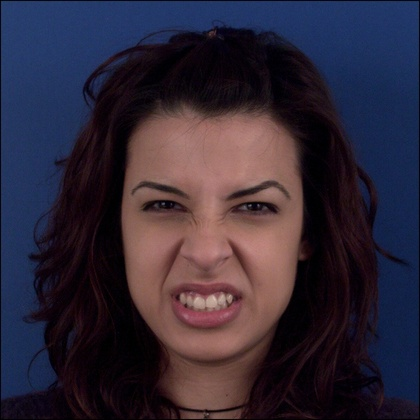
%> input picture face.jpg, 420 x 420 px, shrunk from 896 x 896 before the run
$ octave main.m   (GNU Octave 9; MATLAB toolbox functions it lacks are replaced by stand-ins)
%> lines starting %> are read from the running program, lines starting %| are printed output that depends on the picture; in (x1, y1, x2, y2) boxes, pixels count from 0 and x2, y2 are one past the last pixel; in counts of white or black regions, pixels touching at a corner belong together; the program's own positions count from 1
detector = vision.CascadeObjectDetector();
I=imread('face.jpg');
%> I is the input picture: size 420x420x3 uint8; mean R, G, B 49.3, 40.8, 56
bboxes = step(detector,I);
%> bboxes = [92 117 235 235]
%figure, imshow(I), title('Detected Face');
rectangle('Position',bboxes(1,:),'LineWidth',2,'EdgeColor',[1 1 0]); hold on;
%> after `rectangle('Position',bboxes(1,:),'LineWidth',2,'EdgeColor',[1 1 0])`:
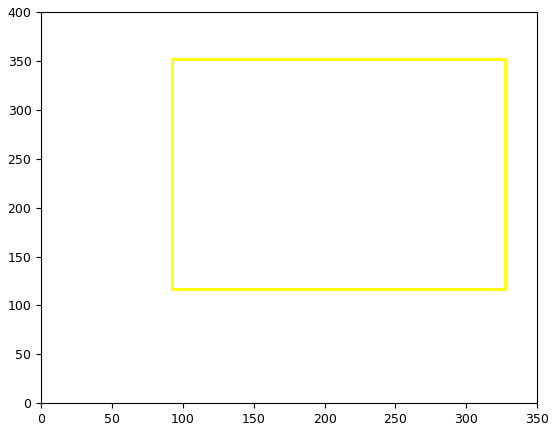
%> figure redrawn from the program's plot data

I2=imcrop(I,bboxes);
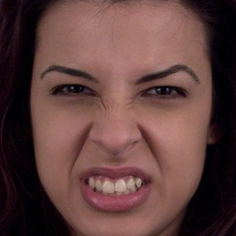
%> I2: size 236x236x3 uint8; mean R, G, B 96.4, 65.4, 62.1
%figure, imshow(I2);

redA = I2(:,:,1);   % Extract red layer
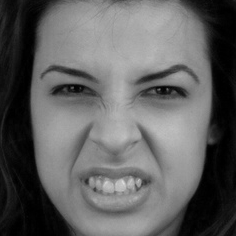
%> redA: size 236x236 uint8; min 0, max 222, mean 96.4
grayFrame = rgb2gray(I2);  % convert frame to gray
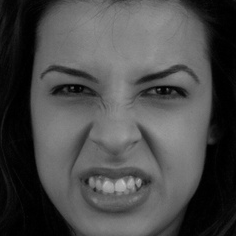
%> grayFrame: size 236x236 uint8; min 0, max 200, mean 74.3
diffFrame=imsubtract(redA, grayFrame); % subtract red and gray frame
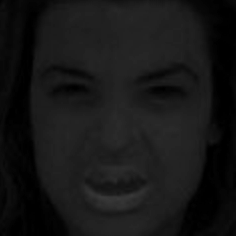
%> diffFrame: size 236x236 uint8; min 0, max 56, mean 22.2
bin2Frame = im2bw(diffFrame, 0.07); %convert image to binary
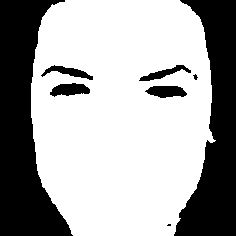
%> bin2Frame: size 236x236 logical; 65.4% white; 8 black regions (2 under 20 px), largest, box (x1, y1, x2, y2) and area: (0, 0, 73, 236) 9697, (174, 0, 236, 236) 8224, (50, 83, 90, 97) 379, (145, 86, 187, 98) 374, (41, 65, 93, 80) 304, (139, 65, 191, 81) 289
figure, imshow(bin2Frame), title('Detected Face');

%%%%%%%%%%%%%%%%%%%%%%%%%%%%%%%%%%%%%%%%%%%%%%%%%%%%%%%%%%%%%%%%%%%%%%%%
EyeDetect = vision.CascadeObjectDetector('EyePairBig');
%> (the run ends here)

$ run again, with image_0002.jpg copied over face.jpg
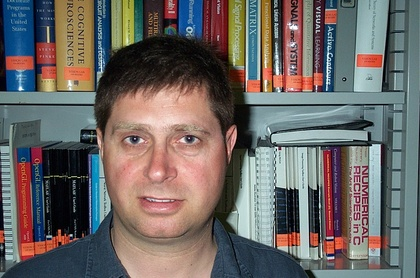
%> input picture image_0002.jpg, 420 x 278 px, shrunk from 896 x 592 before the run
%> I is the input picture: size 278x420x3 uint8; mean R, G, B 108.8, 103.4, 100.9
%> bboxes = [88 84 148 148]
%> `diffFrame=imsubtract(redA, grayFrame);`:
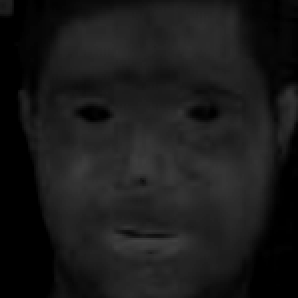
%> diffFrame: size 149x149 uint8 (shown 2 times larger); min 0, max 64, mean 25.6
%> `bin2Frame = im2bw(diffFrame, 0.07);`:
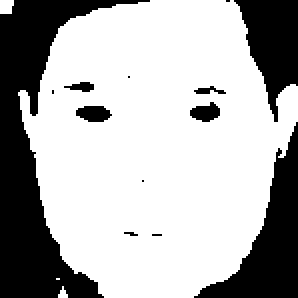
%> bin2Frame: size 149x149 logical (shown 2 times larger); 69.1% white; 13 black regions (6 under 20 px), largest, box (x1, y1, x2, y2) and area: (0, 0, 75, 149) 3784, (97, 61, 149, 149) 1654, (117, 0, 149, 61) 1111

$ run again, with image_0069.jpg copied over face.jpg
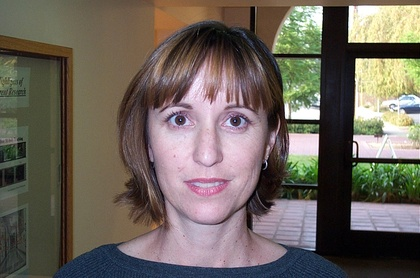
%> input picture image_0069.jpg, 420 x 278 px, shrunk from 896 x 592 before the run
%> I is the input picture: size 278x420x3 uint8; mean R, G, B 109, 100.6, 91.9
%> bboxes = [144 76 133 133]
%> `grayFrame = rgb2gray(I2);`:
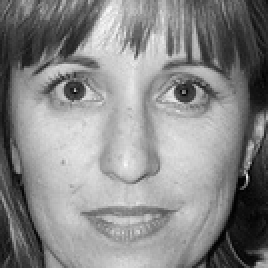
%> grayFrame: size 134x134 uint8 (shown 2 times larger); min 0, max 250, mean 136.1
%> `bin2Frame = im2bw(diffFrame, 0.07);`:
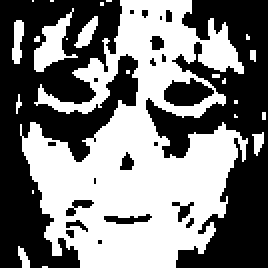
%> bin2Frame: size 134x134 logical (shown 2 times larger); 48.8% white; 23 white regions (17 under 20 px), largest, box (x1, y1, x2, y2) and area: (10, 0, 124, 134) 8117, (17, 4, 39, 36) 289, (6, 10, 12, 32) 93, (37, 8, 49, 24) 90, (126, 66, 132, 78) 44, (9, 123, 15, 134) 39
